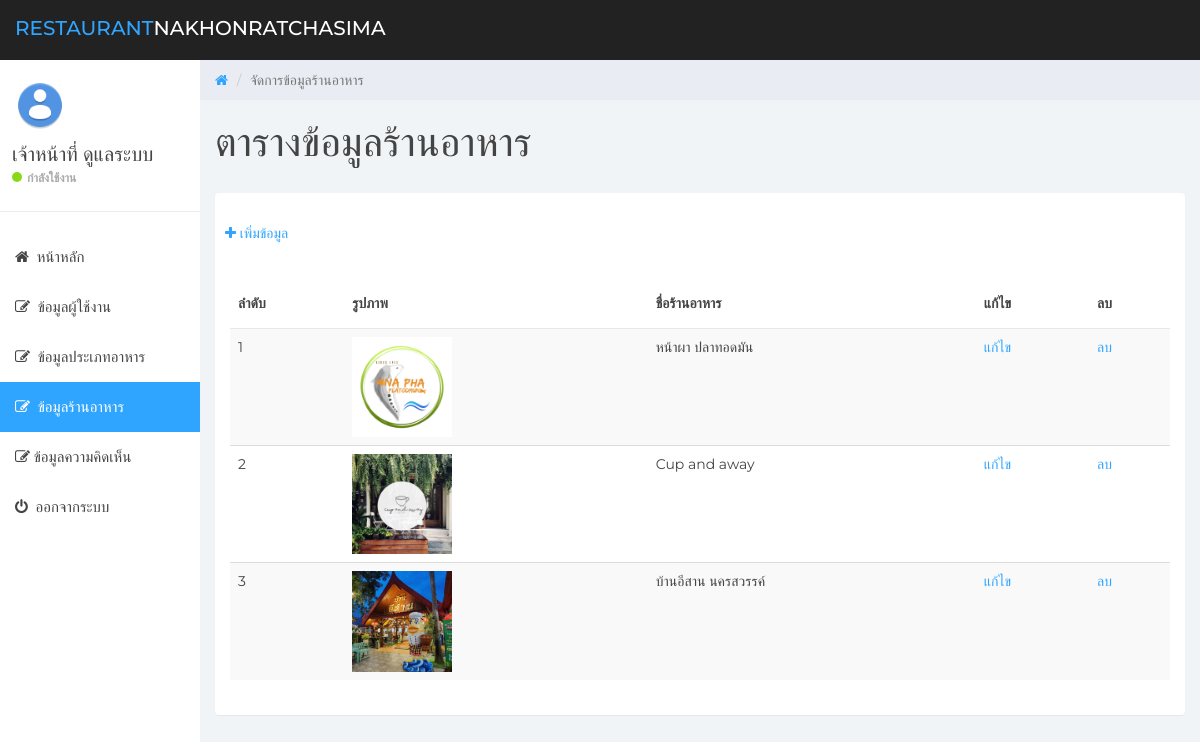
Page /admin/restaurant.php (signed in) on the committed database.
### tables this page shows
CREATE TABLE `users` (
  `user_id` int(11) NOT NULL COMMENT 'รหัสผู้ใช้งาน',
  `user_username` varchar(255) NOT NULL COMMENT 'ชื่อผู้ใช้งาน',
  `user_firstname` varchar(255) NOT NULL COMMENT 'ชื่อจริง',
  `user_lastname` varchar(255) NOT NULL COMMENT 'นามสกุล',
  `user_email` varchar(255) NOT NULL COMMENT 'อีเมล',
  `user_password` varchar(255) NOT NULL COMMENT 'รหัสผ่าน',
  `user_role` int(1) NOT NULL COMMENT '0 = Admin ,1 = Member'
);

CREATE TABLE `restaurants` (
  `res_id` int(11) NOT NULL COMMENT 'รหัสร้านอาหาร',
  `res_name` varchar(255) NOT NULL COMMENT 'ชื่อร้านอาหาร',
  `res_short_desc` text NOT NULL COMMENT 'คำอธิบายย่อ',
  `res_full_desc` longtext NOT NULL COMMENT 'คำอธิบายเต็ม',
  `res_url` text NOT NULL COMMENT 'ลิ้ง url',
  `res_office_time` text NOT NULL COMMENT 'เวลาทำการ',
  `res_image` text NOT NULL COMMENT 'รูปภาพร้านอาหาร',
  `ft_id` int(11) DEFAULT NULL COMMENT 'รหัสประเภทอาหาร'
);

### services/check_admin.php (called while the page is built, shortened)
<?php
if(isset($_SESSION["AUTH_ID"])){
    require_once("connect.php");
    $user_id = $_SESSION["AUTH_ID"];
    $sql = "SELECT * FROM users WHERE user_id='$user_id'";
    $query = mysqli_query($conn,$sql);
    $userObj = mysqli_fetch_object($query);
}else{
    header("location:../admin/login.php");
}

### admin/restaurant.php (the view, shortened to what this page needs)
<?php
require_once("../services/check_admin.php");
?>
<?php
$sql = "SELECT * FROM restaurants ORDER BY res_id DESC";
$query = mysqli_query($conn, $sql);
$no = 1;
?>
<!DOCTYPE html>
<html>
<head>
    <link href="css/bootstrap.min.css" rel="stylesheet">
    <link href="css/font-awesome.min.css" rel="stylesheet">
    <link href="css/datepicker3.css" rel="stylesheet">
    <link href="css/styles.css" rel="stylesheet">
</head>
<body>
    <?php include("layouts/navbar.php"); ?>
    <?php include("layouts/sidebar.php"); ?>
    <div class="col-sm-9 col-sm-offset-3 col-lg-10 col-lg-offset-2 main">
        <div class="row">
            <ol class="breadcrumb">
                <li><a href="home.php">
                        <em class="fa fa-home"></em>
                    </a></li>
                <li class="active">จัดการข้อมูลร้านอาหาร</li>
            </ol>
        </div>
        <div class="row">
            <div class="col-lg-12">
                <h1 class="page-header">
                    ตารางข้อมูลร้านอาหาร
                </h1>
            </div>
        </div>
        <div class="panel panel-container">
            <p style="padding: 10px;">
                <a href="restaurant_add.php">
                    <i class="fa fa-plus"></i>
                    <span>เพิ่มข้อมูล</span>
                </a>
            </p>
            <div class="row">
                <div class="col-sm-12">
                    <div class="panel-body">
                        <div class="table-responsive">
                            <table class="table table-striped">
                                <thead>
                                    <tr>
                                        <th>ลำดับ</th>
                                        <th>รูปภาพ</th>
                                        <th>ชื่อร้านอาหาร</th>
                                        <th>แก้ไข</th>
                                        <th>ลบ</th>
                                    </tr>
                                </thead>
                                <tbody>
                                    <?php foreach ($query as $row) { ?>
                                        <tr>
                                            <td><?= $no++ ?></td>
                                            <td>
                                                <img class="img-responsive" src="../images/restaurants/<?= $row['res_image'] ?>" width="100">
                                            </td>
                                            <td><?= $row['res_name'] ?></td>
                                            <td>
                                                <a href="restaurant_edit.php?id=<?= $row['res_id'] ?>">แก้ไข</a>
                                            </td>
                                            <td>
                                                <a href="../services/restaurant_delete.php?id=<?= $row['res_id'] ?>" onclick="return confirm('ยืนยันการลบ?')">ลบ</a>
                                            </td>
                                        </tr>
                                    <?php } ?>
                                </tbody>
                            </table>
                        </div>
                    </div>
                </div>
            </div>
        </div>
</body>
</html>

### admin/layouts/sidebar.php (shortened to what this page needs)
<?php
$location = basename($_SERVER["REQUEST_URI"]);
?>
<div id="sidebar-collapse" class="col-sm-3 col-lg-2 sidebar">
    <div class="profile-sidebar">
        <div class="profile-userpic">
            <img src="../images/admin.png" class="img-responsive" alt="">
        </div>
        <div class="profile-usertitle">
            <div class="profile-usertitle-name"><?= $userObj->user_firstname . " " . $userObj->user_lastname ?></div>
            <div class="profile-usertitle-status"><span class="indicator label-success"></span>กำลังใช้งาน</div>
        </div>
    </div>
    <ul class="nav menu">
        <li class="<?= ($location == 'home.php') ? "active" : "" ?>"><a href="home.php"><em class="fa fa-home">&nbsp;</em> หน้าหลัก</a></li>
        <li class="<?= ($location == 'user.php') ? "active" : "" ?>"><a href="user.php"><em class="fa fa-edit">&nbsp;</em> ข้อมูลผู้ใช้งาน</a></li>
        <li class="<?= ($location == 'food_type.php') ? "active" : "" ?>"><a href="food_type.php"><em class="fa fa-edit">&nbsp;</em> ข้อมูลประเภทอาหาร</a></li>
        <li class="<?= ($location == 'restaurant.php') ? "active" : "" ?>"><a href="restaurant.php"><em class="fa fa-edit">&nbsp;</em> ข้อมูลร้านอาหาร</a></li>
        <li class="<?= ($location == 'comment.php') ? "active" : "" ?>"><a href="comment.php"><em class="fa fa-edit">&nbsp;</em>ข้อมูลความคิดเห็น</a></li>
        <li><a href="../services/logout.php"><em class="fa fa-power-off">&nbsp;</em> ออกจากระบบ</a></li>
    </ul>
</div>

### admin/css/styles.css (style rules this page uses)
body { background: #f1f4f7; padding-top: 60px; font-size: 14px; color: #444444; font-family: "Montserrat", "Helvetica Neue", Helvetica, Arial, sans-serif; }
p { color: #777; }
a, a:hover, a:focus { color: #30a5ff; }
h1, h2, h3, h4, h5, h6 { color: #444444; }
h1 { font-weight: 300; font-size: 40px; }
.label-success { background-color: #8ad919; }
.panel { border: 0; }
.panel-container { padding-top: 20px; }
.sidebar { display: block; padding: 0; display: none; box-shadow: none; background: #fff; }
.sidebar ul { margin: 20px 0px; }
@media (min-width: 768px) { .sidebar { display: block; position: fixed; top: 60px; bottom: 0; left: 0; z-index: 1000; display: block; margin: 0; padding: 0; overflow-x: hidden; overflow-y: auto; } }
.sidebar ul.nav .active a, .sidebar ul.nav li.parent a.active, .sidebar ul.nav .active > a:hover, .sidebar ul.nav li.parent a.active:hover, .sidebar ul.nav .active > a:focus, .sidebar ul.nav li.parent a.active:focus { color: #fff; background-color: #30a5ff; }
.sidebar ul.nav li a { height: 50px; font-size: 15px; line-height: 2em; color: #444444; }
.profile-sidebar { padding: 10px 0; border-bottom: 1px solid #e9ecf2; }
.indicator { width: 10px; height: 10px; display: inline-block; border-radius: 9999px; margin-right: 5px; }
.profile-userpic img { float: left; margin: 10px 0px 0px 15px; width: 50px; height: 50px; border-radius: 9999px !important; }
.profile-usertitle { float: left; text-align: left; margin: 10px 0 0 12px; }
.profile-usertitle-name { font-size: 20px; margin-bottom: 0px; }
.profile-usertitle-status { text-transform: uppercase; color: #AAA; font-size: 12px; font-weight: 600; margin-bottom: 15px; }
.breadcrumb { border-radius: 0; padding: 10px 15px 10px 15px; background: #e9ecf2; margin: 0; }
h1.page-header { margin-top: 20px; border-bottom: 0; }
.table { background: #fff; }
.table > thead > tr > th { border-bottom: 1px solid #e6e7e8; vertical-align: middle; height: 50px; }

### rows in the picture
users: user_firstname "เจ้าหน้าที่", user_lastname "ดูแลระบบ"
restaurants: res_image (picture), res_name "หน้าผา ปลาทอดมัน"
restaurants: res_image (picture), res_name "Cup and away"
restaurants: res_image (picture), res_name "บ้านอีสาน นครสวรรค์"
